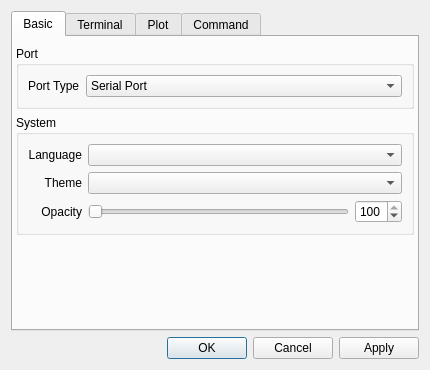
<?xml version="1.0" encoding="UTF-8"?>
<ui version="4.0">
 <class>OptionsBox</class>
 <widget class="QDialog" name="OptionsBox">
  <property name="geometry">
   <rect>
    <x>0</x>
    <y>0</y>
    <width>430</width>
    <height>370</height>
   </rect>
  </property>
  <property name="windowTitle">
   <string>Options</string>
  </property>
  <layout class="QVBoxLayout" name="verticalLayout">
   <item>
    <widget class="QTabWidget" name="tabWidget">
     <property name="currentIndex">
      <number>0</number>
     </property>
     <widget class="QWidget" name="tab_2">
      <attribute name="title">
       <string>Basic</string>
      </attribute>
      <layout class="QVBoxLayout" name="verticalLayout_6">
       <property name="leftMargin">
        <number>3</number>
       </property>
       <property name="rightMargin">
        <number>3</number>
       </property>
       <property name="bottomMargin">
        <number>3</number>
       </property>
       <item>
        <widget class="QGroupBox" name="groupBox_5">
         <property name="title">
          <string>Port</string>
         </property>
         <layout class="QHBoxLayout" name="horizontalLayout_2">
          <item>
           <widget class="QLabel" name="label_6">
            <property name="text">
             <string>Port Type</string>
            </property>
           </widget>
          </item>
          <item>
           <widget class="QComboBox" name="portTypeBox">
            <property name="sizePolicy">
             <sizepolicy hsizetype="Expanding" vsizetype="Fixed">
              <horstretch>0</horstretch>
              <verstretch>0</verstretch>
             </sizepolicy>
            </property>
            <item>
             <property name="text">
              <string>Serial Port</string>
             </property>
            </item>
            <item>
             <property name="text">
              <string>TCP/UDP</string>
             </property>
            </item>
           </widget>
          </item>
         </layout>
        </widget>
       </item>
       <item>
        <widget class="QGroupBox" name="groupBox_6">
         <property name="title">
          <string>System</string>
         </property>
         <layout class="QGridLayout" name="gridLayout_4">
          <item row="1" column="0">
           <widget class="QLabel" name="label_9">
            <property name="text">
             <string>Theme</string>
            </property>
            <property name="alignment">
             <set>Qt::AlignRight|Qt::AlignTrailing|Qt::AlignVCenter</set>
            </property>
           </widget>
          </item>
          <item row="0" column="0">
           <widget class="QLabel" name="label_8">
            <property name="text">
             <string>Language</string>
            </property>
            <property name="alignment">
             <set>Qt::AlignRight|Qt::AlignTrailing|Qt::AlignVCenter</set>
            </property>
           </widget>
          </item>
          <item row="2" column="0">
           <widget class="QLabel" name="label_11">
            <property name="text">
             <string>Opacity</string>
            </property>
            <property name="alignment">
             <set>Qt::AlignRight|Qt::AlignTrailing|Qt::AlignVCenter</set>
            </property>
           </widget>
          </item>
          <item row="2" column="1">
           <widget class="QSlider" name="opacitySlider">
            <property name="sizePolicy">
             <sizepolicy hsizetype="Expanding" vsizetype="Ignored">
              <horstretch>0</horstretch>
              <verstretch>0</verstretch>
             </sizepolicy>
            </property>
            <property name="minimum">
             <number>30</number>
            </property>
            <property name="maximum">
             <number>100</number>
            </property>
            <property name="orientation">
             <enum>Qt::Horizontal</enum>
            </property>
           </widget>
          </item>
          <item row="1" column="1" colspan="2">
           <widget class="QComboBox" name="themeBox">
            <property name="sizePolicy">
             <sizepolicy hsizetype="Expanding" vsizetype="Fixed">
              <horstretch>0</horstretch>
              <verstretch>0</verstretch>
             </sizepolicy>
            </property>
           </widget>
          </item>
          <item row="0" column="1" colspan="2">
           <widget class="QComboBox" name="languageBox">
            <property name="sizePolicy">
             <sizepolicy hsizetype="Expanding" vsizetype="Fixed">
              <horstretch>0</horstretch>
              <verstretch>0</verstretch>
             </sizepolicy>
            </property>
           </widget>
          </item>
          <item row="2" column="2">
           <widget class="QSpinBox" name="opacitySpinBox">
            <property name="minimum">
             <number>30</number>
            </property>
            <property name="maximum">
             <number>100</number>
            </property>
            <property name="value">
             <number>100</number>
            </property>
           </widget>
          </item>
         </layout>
        </widget>
       </item>
       <item>
        <spacer name="verticalSpacer_3">
         <property name="orientation">
          <enum>Qt::Vertical</enum>
         </property>
         <property name="sizeHint" stdset="0">
          <size>
           <width>20</width>
           <height>40</height>
          </size>
         </property>
        </spacer>
       </item>
      </layout>
     </widget>
     <widget class="QWidget" name="tab1">
      <attribute name="title">
       <string>Terminal</string>
      </attribute>
      <layout class="QVBoxLayout" name="verticalLayout_2">
       <property name="leftMargin">
        <number>3</number>
       </property>
       <property name="topMargin">
        <number>9</number>
       </property>
       <property name="rightMargin">
        <number>3</number>
       </property>
       <property name="bottomMargin">
        <number>3</number>
       </property>
       <item>
        <widget class="QGroupBox" name="groupBox">
         <property name="title">
          <string>Font</string>
         </property>
         <layout class="QGridLayout" name="gridLayout_2">
          <item row="1" column="2">
           <widget class="QPushButton" name="fontMultiSetButton">
            <property name="text">
             <string>Fonts...</string>
            </property>
           </widget>
          </item>
          <item row="1" column="0">
           <widget class="QLabel" name="label_4">
            <property name="text">
             <string>Multi-Byte</string>
            </property>
            <property name="alignment">
             <set>Qt::AlignRight|Qt::AlignTrailing|Qt::AlignVCenter</set>
            </property>
           </widget>
          </item>
          <item row="0" column="2">
           <widget class="QPushButton" name="fontAnsiSetButton">
            <property name="text">
             <string>Fonts...</string>
            </property>
           </widget>
          </item>
          <item row="1" column="1">
           <widget class="QLineEdit" name="lineEditFontMulti">
            <property name="text">
             <string notr="true"/>
            </property>
            <property name="readOnly">
             <bool>true</bool>
            </property>
           </widget>
          </item>
          <item row="0" column="1">
           <widget class="QLineEdit" name="lineEditFontAnsi">
            <property name="text">
             <string notr="true"/>
            </property>
            <property name="readOnly">
             <bool>true</bool>
            </property>
           </widget>
          </item>
          <item row="0" column="0">
           <widget class="QLabel" name="label">
            <property name="text">
             <string>ASCII</string>
            </property>
            <property name="alignment">
             <set>Qt::AlignRight|Qt::AlignTrailing|Qt::AlignVCenter</set>
            </property>
           </widget>
          </item>
         </layout>
        </widget>
       </item>
       <item>
        <widget class="QGroupBox" name="groupBox_2">
         <property name="title">
          <string>Text Editor</string>
         </property>
         <layout class="QGridLayout" name="gridLayout">
          <item row="0" column="0">
           <widget class="QLabel" name="label_2">
            <property name="text">
             <string>Text Codec</string>
            </property>
            <property name="alignment">
             <set>Qt::AlignRight|Qt::AlignTrailing|Qt::AlignVCenter</set>
            </property>
           </widget>
          </item>
          <item row="1" column="0">
           <widget class="QLabel" name="label_3">
            <property name="text">
             <string>Highlight</string>
            </property>
            <property name="alignment">
             <set>Qt::AlignRight|Qt::AlignTrailing|Qt::AlignVCenter</set>
            </property>
           </widget>
          </item>
          <item row="1" column="1">
           <widget class="QComboBox" name="highlightBox">
            <item>
             <property name="text">
              <string notr="true">None</string>
             </property>
            </item>
            <item>
             <property name="text">
              <string notr="true">Bash</string>
             </property>
            </item>
            <item>
             <property name="text">
              <string notr="true">C/C++</string>
             </property>
            </item>
            <item>
             <property name="text">
              <string notr="true">Lua</string>
             </property>
            </item>
            <item>
             <property name="text">
              <string notr="true">JSON</string>
             </property>
            </item>
           </widget>
          </item>
          <item row="0" column="1">
           <widget class="QComboBox" name="textCodecBox">
            <property name="sizePolicy">
             <sizepolicy hsizetype="Expanding" vsizetype="Fixed">
              <horstretch>0</horstretch>
              <verstretch>0</verstretch>
             </sizepolicy>
            </property>
            <item>
             <property name="text">
              <string notr="true">ASCII</string>
             </property>
            </item>
            <item>
             <property name="text">
              <string notr="true">GB-2312</string>
             </property>
            </item>
            <item>
             <property name="text">
              <string notr="true">GB-18030</string>
             </property>
            </item>
            <item>
             <property name="text">
              <string notr="true">UTF-8</string>
             </property>
            </item>
            <item>
             <property name="text">
              <string notr="true">UTF-16BE</string>
             </property>
            </item>
            <item>
             <property name="text">
              <string notr="true">UTF-16LE</string>
             </property>
            </item>
           </widget>
          </item>
         </layout>
        </widget>
       </item>
       <item>
        <spacer name="verticalSpacer">
         <property name="orientation">
          <enum>Qt::Vertical</enum>
         </property>
         <property name="sizeHint" stdset="0">
          <size>
           <width>20</width>
           <height>40</height>
          </size>
         </property>
        </spacer>
       </item>
      </layout>
     </widget>
     <widget class="QWidget" name="tab2">
      <attribute name="title">
       <string>Plot</string>
      </attribute>
      <layout class="QVBoxLayout" name="verticalLayout_3">
       <property name="leftMargin">
        <number>3</number>
       </property>
       <property name="rightMargin">
        <number>3</number>
       </property>
       <property name="bottomMargin">
        <number>3</number>
       </property>
       <item>
        <widget class="QGroupBox" name="groupBox_3">
         <property name="title">
          <string>Color</string>
         </property>
         <layout class="QGridLayout" name="gridLayout_3">
          <item row="0" column="0">
           <widget class="QLabel" name="label_5">
            <property name="text">
             <string>Background</string>
            </property>
            <property name="alignment">
             <set>Qt::AlignRight|Qt::AlignTrailing|Qt::AlignVCenter</set>
            </property>
           </widget>
          </item>
          <item row="0" column="1">
           <widget class="QLineEdit" name="lineEditPlotColor">
            <property name="text">
             <string notr="true"/>
            </property>
            <property name="readOnly">
             <bool>true</bool>
            </property>
           </widget>
          </item>
          <item row="0" column="2">
           <widget class="QPushButton" name="plotBgColorButton">
            <property name="text">
             <string>Color...</string>
            </property>
           </widget>
          </item>
          <item row="1" column="0">
           <widget class="QLabel" name="label_7">
            <property name="text">
             <string>Grid</string>
            </property>
            <property name="alignment">
             <set>Qt::AlignRight|Qt::AlignTrailing|Qt::AlignVCenter</set>
            </property>
           </widget>
          </item>
          <item row="1" column="1">
           <widget class="QLineEdit" name="lineEditAxisColor">
            <property name="text">
             <string notr="true"/>
            </property>
            <property name="readOnly">
             <bool>true</bool>
            </property>
           </widget>
          </item>
          <item row="1" column="2">
           <widget class="QPushButton" name="axisColorButton">
            <property name="text">
             <string>Color...</string>
            </property>
           </widget>
          </item>
         </layout>
        </widget>
       </item>
       <item>
        <widget class="QGroupBox" name="groupBox_4">
         <property name="title">
          <string>Graphics Options</string>
         </property>
         <layout class="QGridLayout" name="gridLayout_5">
          <property name="horizontalSpacing">
           <number>16</number>
          </property>
          <item row="0" column="0">
           <widget class="QLabel" name="label_10">
            <property name="text">
             <string>Update Interval (ms)</string>
            </property>
           </widget>
          </item>
          <item row="3" column="0" colspan="2">
           <widget class="QCheckBox" name="useAntiBox">
            <property name="text">
             <string>Use Antialias</string>
            </property>
           </widget>
          </item>
          <item row="2" column="0" colspan="2">
           <widget class="QCheckBox" name="useOpenGLBox">
            <property name="text">
             <string>Use OpenGL</string>
            </property>
           </widget>
          </item>
          <item row="0" column="1">
           <widget class="QSpinBox" name="updateIntervalBox">
            <property name="minimumSize">
             <size>
              <width>80</width>
              <height>0</height>
             </size>
            </property>
            <property name="minimum">
             <number>10</number>
            </property>
            <property name="maximum">
             <number>10000</number>
            </property>
            <property name="value">
             <number>30</number>
            </property>
           </widget>
          </item>
          <item row="0" column="2">
           <spacer name="horizontalSpacer">
            <property name="orientation">
             <enum>Qt::Horizontal</enum>
            </property>
            <property name="sizeHint" stdset="0">
             <size>
              <width>40</width>
              <height>20</height>
             </size>
            </property>
           </spacer>
          </item>
         </layout>
        </widget>
       </item>
       <item>
        <spacer name="verticalSpacer_2">
         <property name="orientation">
          <enum>Qt::Vertical</enum>
         </property>
         <property name="sizeHint" stdset="0">
          <size>
           <width>20</width>
           <height>40</height>
          </size>
         </property>
        </spacer>
       </item>
      </layout>
     </widget>
     <widget class="QWidget" name="tab">
      <attribute name="title">
       <string>Command</string>
      </attribute>
      <layout class="QVBoxLayout" name="verticalLayout_5">
       <property name="leftMargin">
        <number>3</number>
       </property>
       <property name="rightMargin">
        <number>3</number>
       </property>
       <property name="bottomMargin">
        <number>3</number>
       </property>
       <item>
        <widget class="QListWidget" name="cmdList">
         <property name="dragEnabled">
          <bool>true</bool>
         </property>
         <property name="dragDropMode">
          <enum>QAbstractItemView::DragDrop</enum>
         </property>
         <property name="defaultDropAction">
          <enum>Qt::MoveAction</enum>
         </property>
        </widget>
       </item>
       <item>
        <layout class="QHBoxLayout" name="horizontalLayout">
         <item>
          <widget class="QPushButton" name="cmdNew">
           <property name="text">
            <string>New</string>
           </property>
          </widget>
         </item>
         <item>
          <widget class="QPushButton" name="cmdEdit">
           <property name="text">
            <string>Edit</string>
           </property>
          </widget>
         </item>
         <item>
          <widget class="QPushButton" name="cmdDelete">
           <property name="text">
            <string> Delete</string>
           </property>
          </widget>
         </item>
        </layout>
       </item>
      </layout>
     </widget>
    </widget>
   </item>
   <item>
    <widget class="QDialogButtonBox" name="buttonBox">
     <property name="orientation">
      <enum>Qt::Horizontal</enum>
     </property>
     <property name="standardButtons">
      <set>QDialogButtonBox::Apply|QDialogButtonBox::Cancel|QDialogButtonBox::Ok</set>
     </property>
    </widget>
   </item>
  </layout>
 </widget>
 <resources/>
 <connections>
  <connection>
   <sender>buttonBox</sender>
   <signal>accepted()</signal>
   <receiver>OptionsBox</receiver>
   <slot>accept()</slot>
   <hints>
    <hint type="sourcelabel">
     <x>227</x>
     <y>282</y>
    </hint>
    <hint type="destinationlabel">
     <x>157</x>
     <y>274</y>
    </hint>
   </hints>
  </connection>
  <connection>
   <sender>buttonBox</sender>
   <signal>rejected()</signal>
   <receiver>OptionsBox</receiver>
   <slot>reject()</slot>
   <hints>
    <hint type="sourcelabel">
     <x>295</x>
     <y>288</y>
    </hint>
    <hint type="destinationlabel">
     <x>286</x>
     <y>274</y>
    </hint>
   </hints>
  </connection>
 </connections>
</ui>
